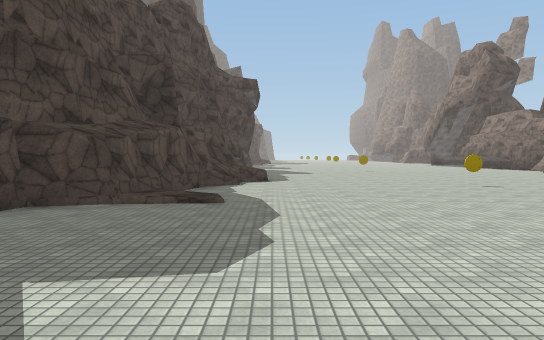
View 1 (above)

23 first-person views from a walk through a Unity game level. The camera is 1.5 m above the floor, tilts 2° down and sees 70° across. The floor is counted in squares, 2 m on a side. Each view is taken from the middle of a square. On the plan, view 1 faces up. The plan holds only what a view shows up to about 12 squares ahead; the rest is blank. The place goes on beyond the plan. The player is left out. Some surface patterns are stand-ins.

View 2
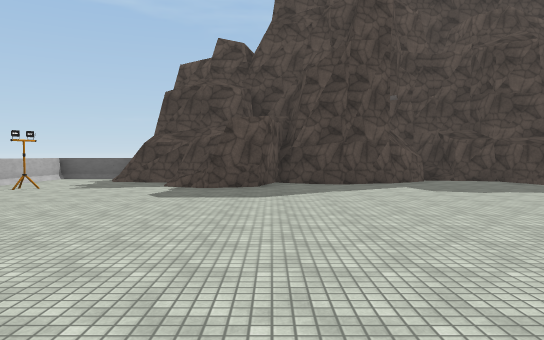

View 3
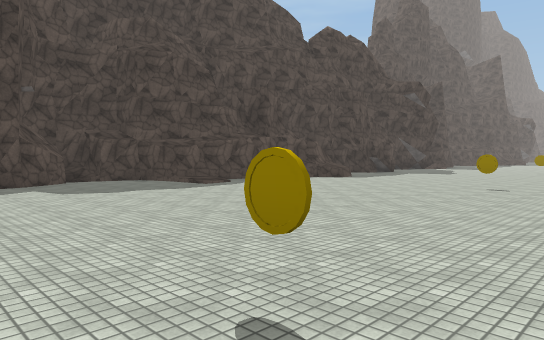

View 4
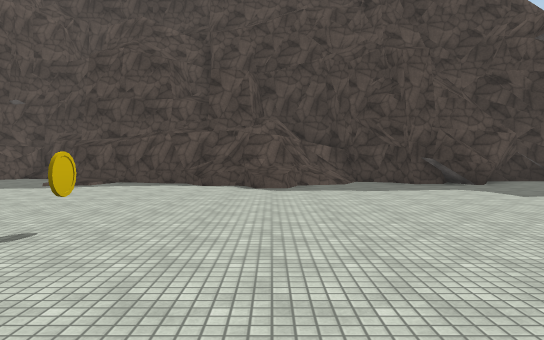

View 5
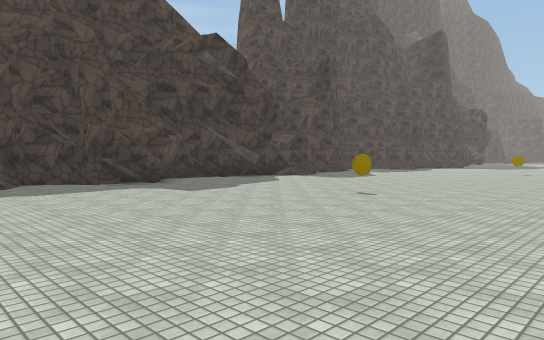

View 6
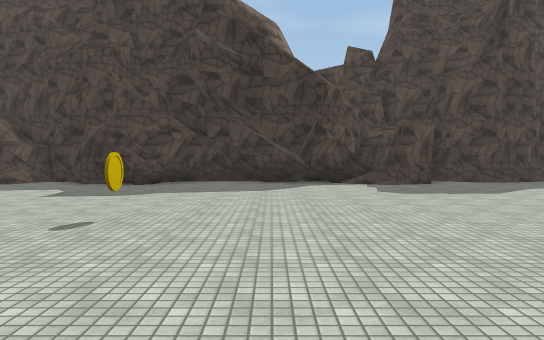

View 7
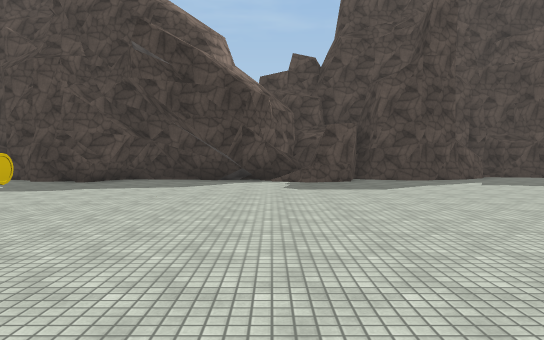

View 8
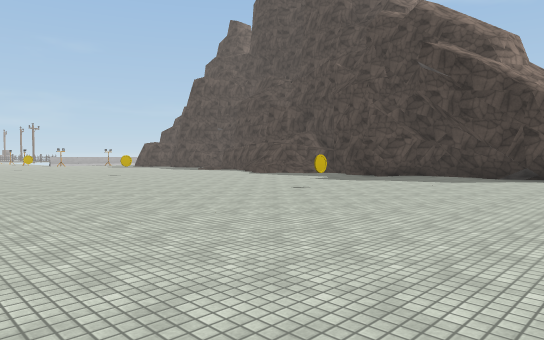

View 9
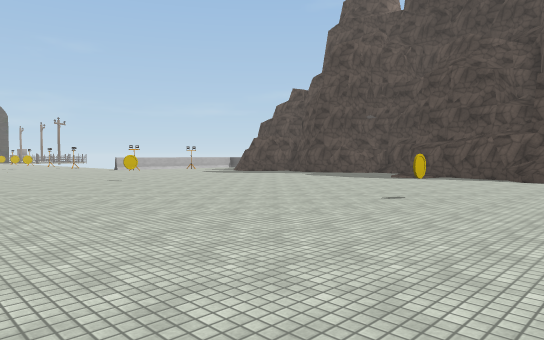

View 10
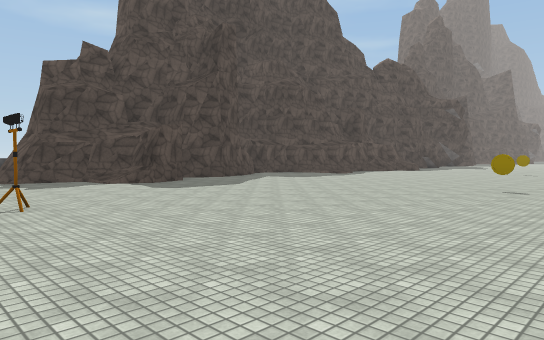

View 11
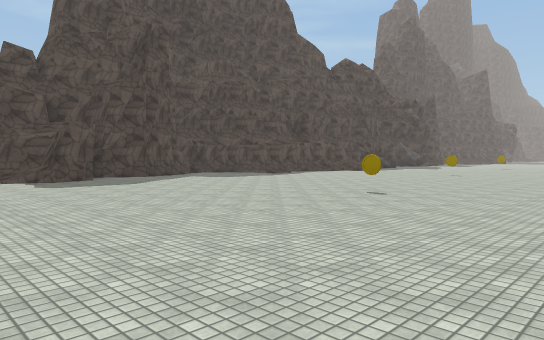

View 12
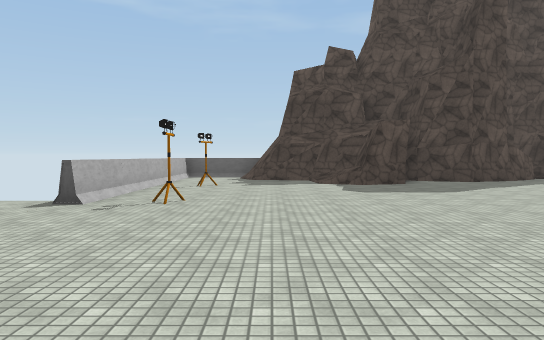

View 13
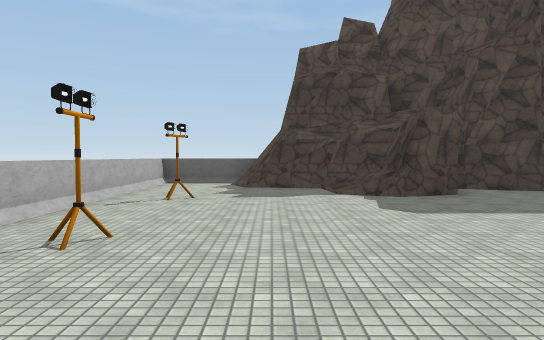

View 14
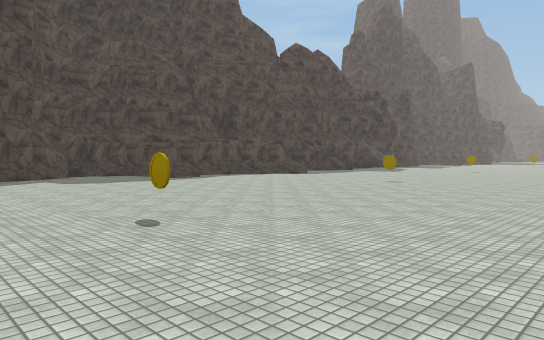

View 15
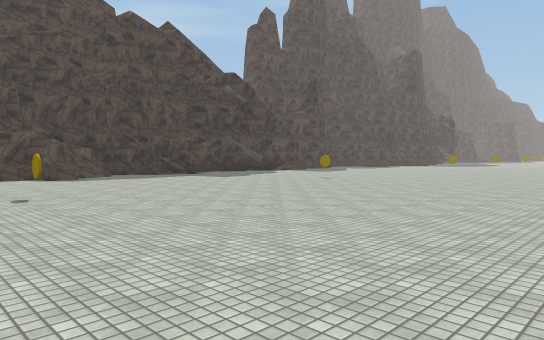

View 16
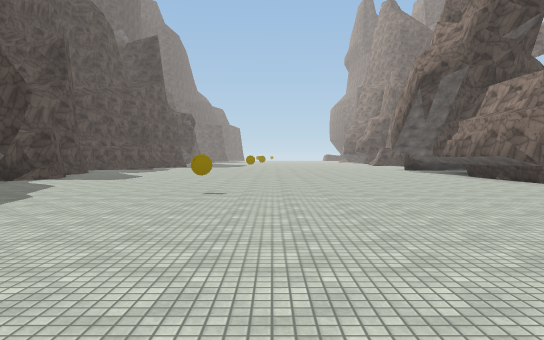

View 17
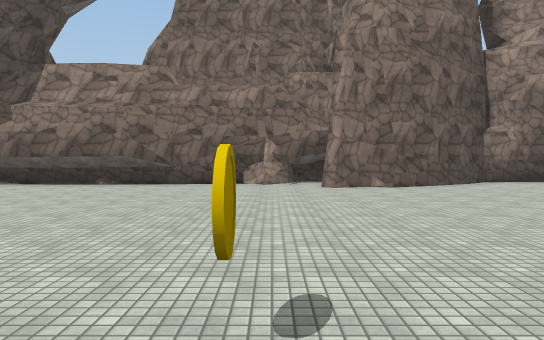

View 18
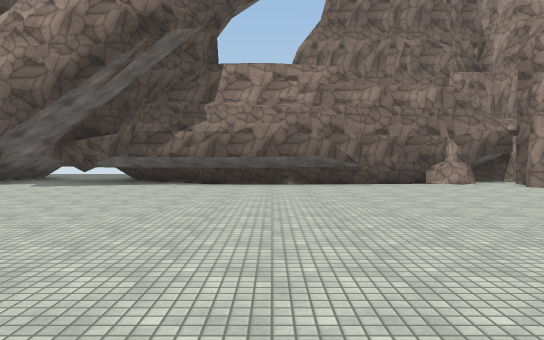

View 19
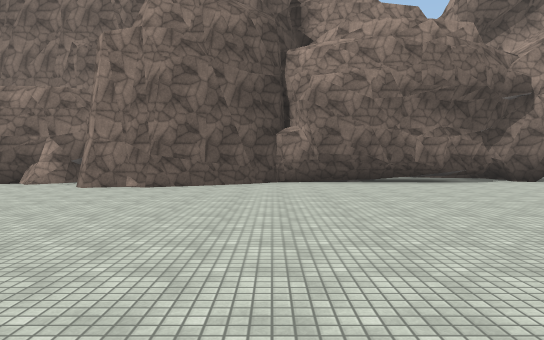

View 20
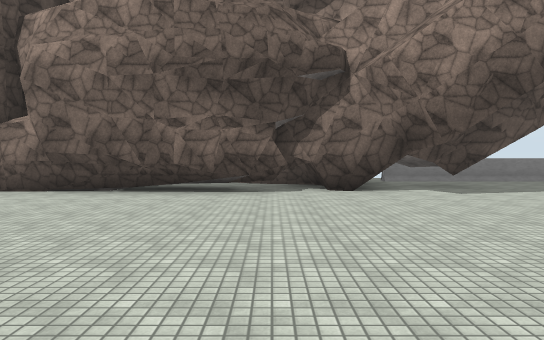

View 21
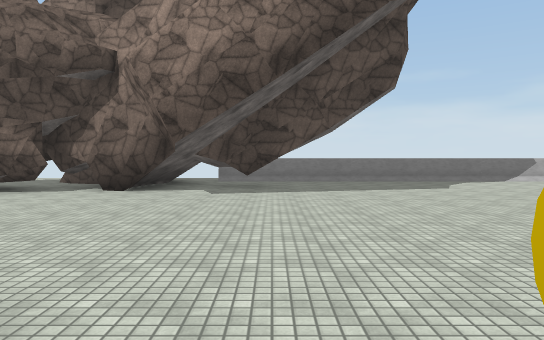

View 22
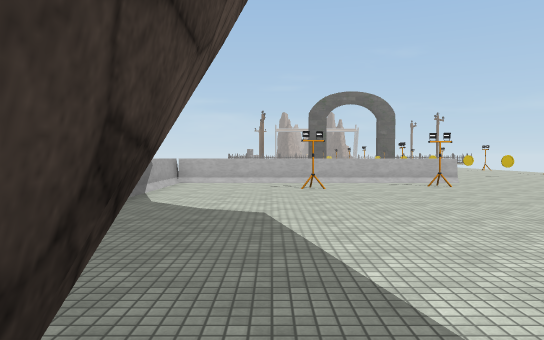

View 23
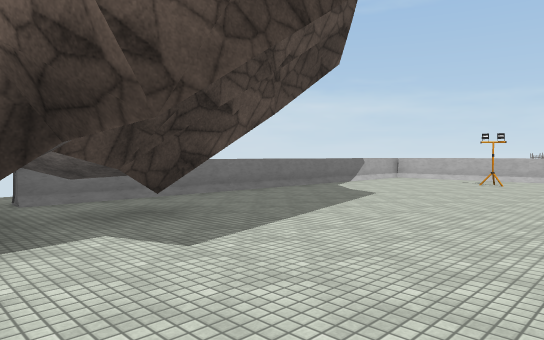

### Floor plan
Key: @ floor where view 1 was taken; # wall or solid block; x gap in a wall; . main floor; : floor 0.25 m higher than the main floor; / step, stairs or slope; = window, fence, low wall or low ledge; C coin; T thing the floor can be seen under or through.
Columns run from 5 left of view 1 to 19 right of it. Each row starts with its distance up from view 1.
 28   #......    .....##
 27   #........ ......##
 26   #...............##
 25   ##..............##
 24   #=..............#
 23   ##..............#
 22    #..............##
 21   ##...............#
 20   #................#
 19   #.......C.......=#
 18   ##...............##
 17    #..............###
 16   ##..............#
 15   #...............##
 14   #/...............#
 13   ##=..............#
 12    ##=.............#
 11    ##..............#
 10    #......C........#
  9    #...............#
  8   ##...............#  #
  7   #:/..............####
  6  ##//...............###
  5  #..................###
  4  #..................TT##.
  3 ##...................T.=.
  2  ##..................#x#
  1   #.........C..........=
  0   #..@.................=
 -1   ##...................=
 -2   ##...................=
 -3   #/...................=
 -4  ##....................=
 -5 ##.....................=
 -6 =..................#...=
 -7 =.......#..............=
 -8 #===#===.......=#======#

Positions as (right, up) in squares from view 1, and headings:
1: (0, 0), facing up
2: (8, -1), facing left
3: (8, 0), facing up-left
4: (9, 12), facing left
5: (9, 12), facing up-left
6: (9, 21), facing left
7: (10, 23), facing left
8: (12, 25), facing down-left
9: (12, 13), facing down-left
10: (9, -8), facing up-left
11: (11, -6), facing up-left
12: (9, -5), facing left
13: (6, -5), facing left
14: (11, -1), facing up-left
15: (13, 8), facing up-left
16: (6, 11), facing up
17: (3, 19), facing right
18: (3, 24), facing right
19: (3, 13), facing right
20: (6, 7), facing right
21: (6, 2), facing right
22: (15, 3), facing down
23: (11, 5), facing down-right
